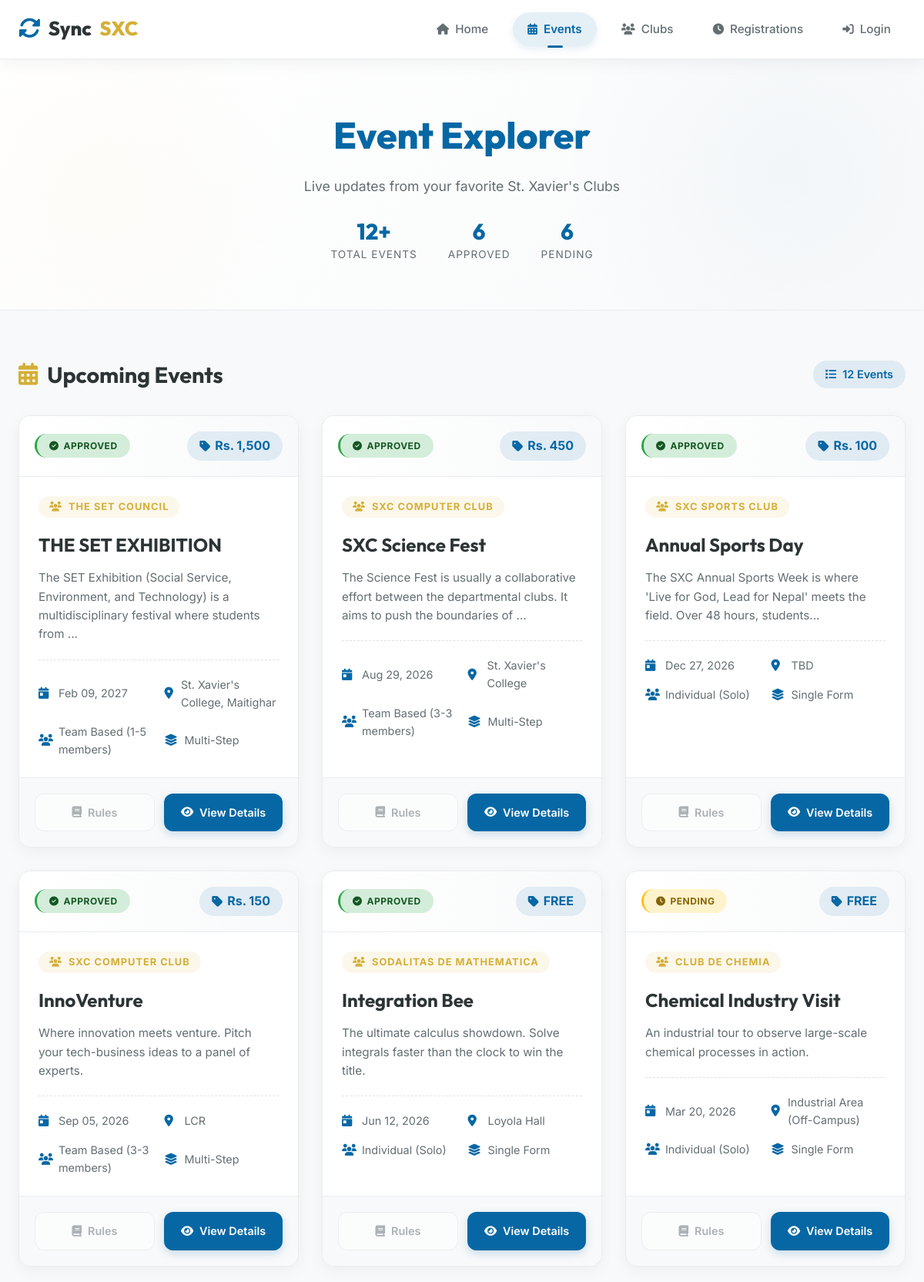
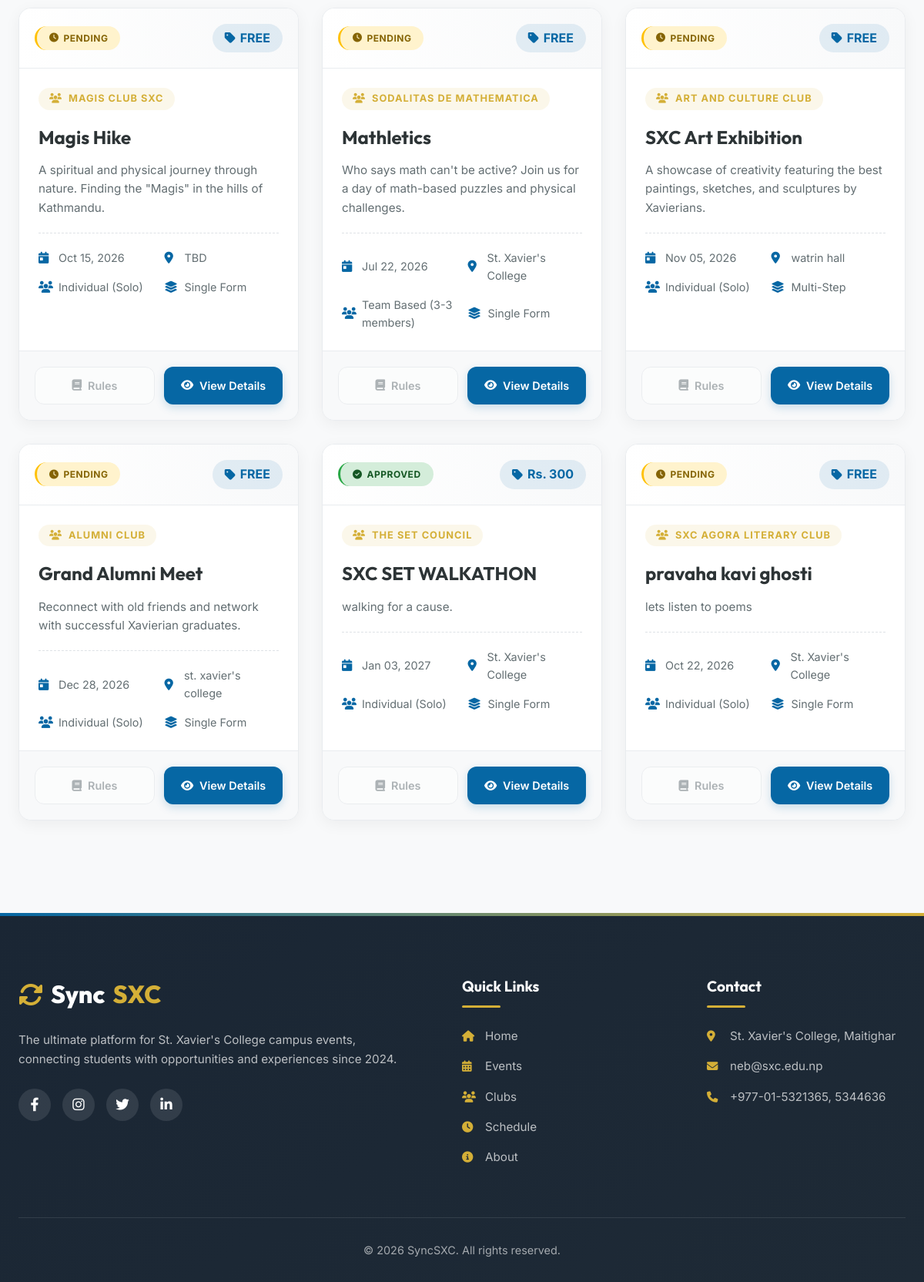
Screenshot of /public/events.php with the database file from the repository (2 pictures, top to bottom).
### tables this page shows
CREATE TABLE `events` (
  `event_id` int(11) NOT NULL,
  `club_id` int(11) NOT NULL,
  `title` varchar(255) NOT NULL,
  `description` text DEFAULT NULL,
  `proposed_date` date DEFAULT NULL COMMENT 'The date requested by the club',
  `real_date` date DEFAULT NULL COMMENT 'The date confirmed by the college admin',
  `venue` varchar(100) DEFAULT 'TBD',
  `is_multistep` tinyint(1) DEFAULT 0 COMMENT '1 if event has sub-categories like Physics, Biology',
  `is_team_event` tinyint(1) DEFAULT 0,
  `min_team_size` int(11) DEFAULT 1,
  `max_team_size` int(11) DEFAULT 1,
  `approval_status` enum('Draft','Pending','Approved','TBD','Rejected') DEFAULT 'Pending',
  `admin_remarks` text DEFAULT NULL,
  `is_published` tinyint(1) DEFAULT 0 COMMENT 'Master switch for visibility on timeline',
  `rulebook_url` varchar(255) DEFAULT NULL,
  `created_at` timestamp NOT NULL DEFAULT current_timestamp(),
  `price` varchar(10) DEFAULT NULL
);

CREATE TABLE `clubs` (
  `id` int(11) NOT NULL,
  `name` varchar(30) NOT NULL,
  `email` varchar(40) NOT NULL,
  `club_code` varchar(10) DEFAULT NULL,
  `description` text DEFAULT NULL,
  `logo_path` varchar(100) DEFAULT NULL
);

### backend/data.php (called while the page is built, shortened)
<?php
$conn = new mysqli("localhost", "root", "", "syncsxc");
$totalEvents = 0;
$sqlCount = "SELECT COUNT(*) as total FROM events";
$resultCount = $conn->query($sqlCount);
if ($resultCount && $resultCount->num_rows > 0) {
    $row = $resultCount->fetch_assoc();
    $totalEvents = (int)$row['total'];
}
function fetchEvents($num = null){
    global $conn, $totalEvents;
    $limit = ($num === null) ? $totalEvents : (int)$num;
    $sql = "SELECT e.*, c.name, c.logo_path
            FROM events e
            INNER JOIN clubs c ON e.club_id = c.id
            LIMIT $limit";
    return $conn->query($sql);
}
?>

### public/events.php (the view, shortened to what this page needs)
<?php
require_once '../backend/data.php';
?>
<!DOCTYPE html>
<html lang="en">
<head>
    <link rel="stylesheet" href="https://cdnjs.cloudflare.com/ajax/libs/font-awesome/6.4.0/css/all.min.css">
    <link rel="stylesheet" href="../css/events.css">
    <link rel="stylesheet" href="../css/global.css">
</head>
<body>
    <nav class="navbar">
        <div class="container nav-container">
            <a href="../index.php" class="logo">
                <i class="fas fa-sync-alt"></i>
                Sync<span class="logo-gold">SXC</span>
            </a>
            <div class="nav-links" id="navLinks">
                <a href="../index.php" class="nav-link">
                    <i class="fas fa-home"></i> Home
                </a>
                <a href="events.php" class="nav-link active">
                    <i class="fas fa-calendar-alt"></i> Events
                </a>
                <a href="clubs.php" class="nav-link">
                    <i class="fas fa-users"></i> Clubs
                </a>
                <a href="registrations.php" class="nav-link">
                    <i class="fas fa-clock"></i> Registrations
                </a>
                <?php if (!isset($_SESSION['user_id']) || !isset($_SESSION['user_email'])): ?>
                    <a href="../backend/login.php" class="nav-link">
                        <i class="fas fa-sign-in-alt"></i> Login
                    </a>
                <?php else: ?>
                    <a href="../backend/logout.php" class="nav-link">
                        <i class="fas fa-sign-out-alt"></i> Logout
                    </a>
                <?php endif; ?>
            </div>
        </div>
    </nav>
    <section class="page-header">
        <div class="container">
            <div class="page-header-content">
                <h1>Event Explorer</h1>
                <p>Live updates from your favorite St. Xavier's Clubs</p>
                <?php
                    $events = fetchEvents();
                    $totalEvents = $events ? $events->num_rows : 0;
                    $approvedCount = 0;
                    $pendingCount = 0;
                    if ($events) {
                        $events->data_seek(0);
                        while($ev = $events->fetch_assoc()) {
                            if ($ev['approval_status'] == 'Approved') $approvedCount++;
                            else $pendingCount++;
                        }
                        $events->data_seek(0);
                    }
                ?>
                <div class="header-stats">
                    <div class="stat-item">
                        <span class="stat-number"><?php echo $totalEvents; ?>+</span>
                        <span class="stat-label">Total Events</span>
                    </div>
                    <div class="stat-item">
                        <span class="stat-number"><?php echo $approvedCount; ?></span>
                        <span class="stat-label">Approved</span>
                    </div>
                    <div class="stat-item">
                        <span class="stat-number"><?php echo $pendingCount; ?></span>
                        <span class="stat-label">Pending</span>
                    </div>
                </div>
            </div>
        </div>
    </section>
    <section class="events-section">
        <div class="container">
            <div class="section-header">
                <h2>
                    <i class="fas fa-calendar-alt"></i>
                    Upcoming Events
                </h2>
                <span class="event-count" id="eventCount">
                    <i class="fas fa-list"></i>
                    <?php echo $totalEvents; ?> Events
                </span>
            </div>
            <div class="event-grid" id="eventGrid">
                <?php
                    if ($events && $events->num_rows > 0):
                        while($ev = $events->fetch_assoc()):
                            $statusClass = ($ev['approval_status'] == 'Approved') ? 'status-approved' : 'status-pending';
                            $isTeam = ($ev['is_team_event']) ? 'Team Based' : 'Individual';
                            $priceText = ($ev['price'] > 0) ? 'Rs. ' . number_format($ev['price']) : 'FREE';
                            $teamSize = ($ev['is_team_event']) ? $ev['min_team_size'] . '-' . $ev['max_team_size'] . ' members' : 'Solo';
                ?>
                    <div class="event-card"
                         data-status="<?php echo strtolower($ev['approval_status']); ?>"
                         data-price="<?php echo $ev['price']; ?>"
                         data-title="<?php echo strtolower(htmlspecialchars($ev['title'])); ?>"
                         data-club="<?php echo strtolower(htmlspecialchars($ev['name'])); ?>">
                        <div class="event-header">
                            <span class="status-badge <?php echo $statusClass; ?>">
                                <i class="fas <?php echo ($ev['approval_status'] == 'Approved') ? 'fa-check-circle' : 'fa-clock'; ?>"></i>
                                <?php echo htmlspecialchars($ev['approval_status']); ?>
                            </span>
                            <span class="price-tag">
                                <i class="fas fa-tag"></i>
                                <?php echo $priceText; ?>
                            </span>
                        </div>
                        <div class="event-body">
                            <span class="club-badge">
                                <i class="fas fa-users"></i>
                                <?php echo htmlspecialchars($ev['name']); ?>
                            </span>
                            <h3 class="event-title"><?php echo htmlspecialchars($ev['title']); ?></h3>
                            <p class="event-desc">
                                <?php
                                    $desc = htmlspecialchars($ev['description']);
                                    echo strlen($desc) > 120 ? substr($desc, 0, 117) . '...' : $desc;
                                ?>
                            </p>
                            <div class="info-grid">
                                <div class="info-item">
                                    <i class="fa-solid fa-calendar-day"></i>
                                    <span><?php echo date('M d, Y', strtotime($ev['proposed_date'])); ?></span>
                                </div>
                                <div class="info-item">
                                    <i class="fa-solid fa-location-dot"></i>
                                    <span><?php echo htmlspecialchars($ev['venue']); ?></span>
                                </div>
                                <div class="info-item">
                                    <i class="fa-solid fa-users"></i>
                                    <span><?php echo $isTeam; ?> (<?php echo $teamSize; ?>)</span>
                                </div>
                                <div class="info-item">
                                    <i class="fa-solid fa-layer-group"></i>
                                    <span><?php echo ($ev['is_multistep']) ? 'Multi-Step' : 'Single Form'; ?></span>
                                </div>
                            </div>
                        </div>
                        <div class="event-footer">
                            <?php if(!empty($ev['rulebook_url'])): ?>
                                <a href="<?php echo htmlspecialchars($ev['rulebook_url']); ?>" class="btn btn-outline" target="_blank">
                                    <i class="fa-solid fa-book"></i> Rules
                                </a>
                            <?php else: ?>
                                <span class="btn btn-outline" style="opacity: 0.5; cursor: not-allowed;">
                                    <i class="fa-solid fa-book"></i> Rules
                                </span>
                            <?php endif; ?>
                            <a href="event-details.php?id=<?php echo $ev['event_id']; ?>" class="btn btn-main">
                                <i class="fa-solid fa-eye"></i> View Details
                            </a>
                        </div>
                    </div>
                <?php
                        endwhile;
                endif; ?>
            </div>
        </div>
    </section>
     <footer class="footer">
        <div class="container">
            <div class="footer-content">
                <div class="footer-col">
                    <div class="footer-logo">
                        <i class="fas fa-sync-alt"></i>
                        Sync<span class="footer-gold">SXC</span>
                    </div>
                    <p class="footer-description">
                        The ultimate platform for St. Xavier's College campus events,
                        connecting students with opportunities and experiences since 2024.
                    </p>
                    <div class="social-links">
                        <a href="#" class="social-link"><i class="fab fa-facebook-f"></i></a>
                        <a href="https://www.instagram.com/pixelkaushal/" target="_blank" class="social-link"><i class="fab fa-instagram"></i></a>
                        <a href="#" class="social-link"><i class="fab fa-twitter"></i></a>
                        <a href="https://www.linkedin.com/in/kaushal-gautam-383401337/" target="_blank" class="social-link"><i class="fab fa-linkedin-in"></i></a>
                    </div>
                </div>
                <div class="footer-col">
                    <h3 class="footer-heading">Quick Links</h3>
                    <ul class="footer-links">
                        <li><a href="../index.php"><i class="fas fa-home"></i> Home</a></li>
                        <li><a href="../public/events.php"><i class="fas fa-calendar-alt"></i> Events</a></li>
                        <li><a href="../public/clubs.php"><i class="fas fa-users"></i> Clubs</a></li>
                        <li><a href="../public/schedule.php"><i class="fas fa-clock"></i> Schedule</a></li>
                        <li><a href="../public/about.php"><i class="fas fa-info-circle"></i> About</a></li>
                    </ul>
                </div>
                <div class="footer-col">
                    <h3 class="footer-heading">Contact</h3>
                    <ul class="footer-links">
                        <li><a href="#"><i class="fas fa-map-marker-alt"></i> St. Xavier's College, Maitighar</a></li>
                        <li><a href="mailto:neb@sxc.edu.np"><i class="fas fa-envelope"></i> neb@sxc.edu.np</a></li>
                        <li><a href="tel:+977015321365"><i class="fas fa-phone"></i> +977-01-5321365, 5344636</a></li>
                    </ul>
                </div>
            </div>
            <div class="copyright">
                <p>&copy; <?php echo date('Y'); ?> SyncSXC. All rights reserved.</p>
            </div>
        </div>
    </footer>
</body>
</html>

### css/global.css (style rules this page uses)
* { margin: 0; padding: 0; box-sizing: border-box; }
:root { --sxc-maroon: #0667A4; --sxc-maroon-dark: #05558a; --sxc-maroon-light: rgba(6, 103, 164, 0.1); --sxc-maroon-soft: rgba(6, 103, 164, 0.05); --sxc-gold: #d4af37; --sxc-gold-dark: #b8960c; --sxc-gold-light: rgba(212, 175, 55, 0.1); --sxc-gold-soft: rgba(212, 175, 55, 0.05); --white: #ffffff; --bg-light: #f8f9fa; --bg-dark: #1a2634; --text-dark: #2d3436; --text-muted: #636e72; --text-light: #7f8c8d; --border-light: #e9ecef; --border-dark: #dee2e6; --shadow-sm: 0 5px 20px rgba(0,0,0,0.05); --shadow-md: 0 8px 30px rgba(0,0,0,0.08); --shadow-lg: 0 15px 40px rgba(0,0,0,0.12); --shadow-hover: 0 20px 50px rgba(6, 103, 164, 0.15); --transition-fast: all 0.2s ease; --transition-base: all 0.3s ease; --transition-slow: all 0.5s ease; --radius-sm: 8px; --radius-md: 12px; --radius-lg: 16px; --radius-xl: 24px; --radius-full: 9999px; --font-primary: 'Inter', sans-serif; --font-heading: 'Outfit', sans-serif; --container-max: 1280px; --container-padding: 24px; }

### rows the page displays
events: approval_status "APPROVED", price "Rs. 1,500", club.name "THE SET COUNCIL", title "THE SET EXHIBITION", description "The SET Exhibition (Social Service, Environment, and Technology) is a multidisciplinary festival where students from", proposed_date "Feb 09, 2027", venue "St. Xavier's College, Maitighar", is_team_event "Team Based", teamSize "1-5 members", is_multistep "Multi-Step", shows "Rules"
events: approval_status "APPROVED", price "Rs. 450", club.name "SXC COMPUTER CLUB", title "SXC Science Fest", description "The Science Fest is usually a collaborative effort between the departmental clubs. It aims to push the boundaries of", proposed_date "Aug 29, 2026", venue "St. Xavier's College", is_team_event "Team Based", teamSize "3-3 members", is_multistep "Multi-Step", shows "Rules"
events: approval_status "APPROVED", price "Rs. 100", club.name "SXC SPORTS CLUB", title "Annual Sports Day", description "The SXC Annual Sports Week is where 'Live for God, Lead for Nepal' meets the field. Over 48 hours, students", proposed_date "Dec 27, 2026", venue "TBD", is_team_event "Individual", is_team_event "Solo", is_multistep "Single Form", shows "Rules"
events: approval_status "APPROVED", price "Rs. 150", club.name "SXC COMPUTER CLUB", title "InnoVenture", description "Where innovation meets venture. Pitch your tech-business ideas to a panel of experts.", proposed_date "Sep 05, 2026", venue "LCR", is_team_event "Team Based", teamSize "3-3 members", is_multistep "Multi-Step", shows "Rules"
events: approval_status "APPROVED", price "FREE", club.name "SODALITAS DE MATHEMATICA", title "Integration Bee", description "The ultimate calculus showdown. Solve integrals faster than the clock to win the title.", proposed_date "Jun 12, 2026", venue "Loyola Hall", is_team_event "Individual", is_team_event "Solo", is_multistep "Single Form", shows "Rules"
events: approval_status "PENDING", price "FREE", club.name "CLUB DE CHEMIA", title "Chemical Industry Visit", description "An industrial tour to observe large-scale chemical processes in action.", proposed_date "Mar 20, 2026", venue "Industrial Area (Off-Campus)", is_team_event "Individual", is_team_event "Solo", is_multistep "Single Form", shows "Rules"
events: approval_status "PENDING", price "FREE", club.name "MAGIS CLUB SXC", title "Magis Hike", description "A spiritual and physical journey through nature. Finding the \"Magis\" in the hills of Kathmandu.", proposed_date "Oct 15, 2026", venue "TBD", is_team_event "Individual", is_team_event "Solo", is_multistep "Single Form", shows "Rules"
events: approval_status "PENDING", price "FREE", club.name "SODALITAS DE MATHEMATICA", title "Mathletics", description "Who says math can't be active? Join us for a day of math-based puzzles and physical challenges.", proposed_date "Jul 22, 2026", venue "St. Xavier's College", is_team_event "Team Based", teamSize "3-3 members", is_multistep "Single Form", shows "Rules"
events: approval_status "PENDING", price "FREE", club.name "ART AND CULTURE CLUB", title "SXC Art Exhibition", description "A showcase of creativity featuring the best paintings, sketches, and sculptures by Xavierians.", proposed_date "Nov 05, 2026", venue "watrin hall", is_team_event "Individual", is_team_event "Solo", is_multistep "Multi-Step", shows "Rules"
events: approval_status "PENDING", price "FREE", club.name "ALUMNI CLUB", title "Grand Alumni Meet", description "Reconnect with old friends and network with successful Xavierian graduates.", proposed_date "Dec 28, 2026", venue "st. xavier's college", is_team_event "Individual", is_team_event "Solo", is_multistep "Single Form", shows "Rules"
events: approval_status "APPROVED", price "Rs. 300", club.name "THE SET COUNCIL", title "SXC SET WALKATHON", description "walking for a cause.", proposed_date "Jan 03, 2027", venue "St. Xavier's College", is_team_event "Individual", is_team_event "Solo", is_multistep "Single Form", shows "Rules"
events: approval_status "PENDING", price "FREE", club.name "SXC AGORA LITERARY CLUB", title "pravaha kavi ghosti", description "lets listen to poems", proposed_date "Oct 22, 2026", venue "St. Xavier's College", is_team_event "Individual", is_team_event "Solo", is_multistep "Single Form", shows "Rules"

### other values shown
$totalEvents "12"
$approvedCount "6"
$pendingCount "6"
